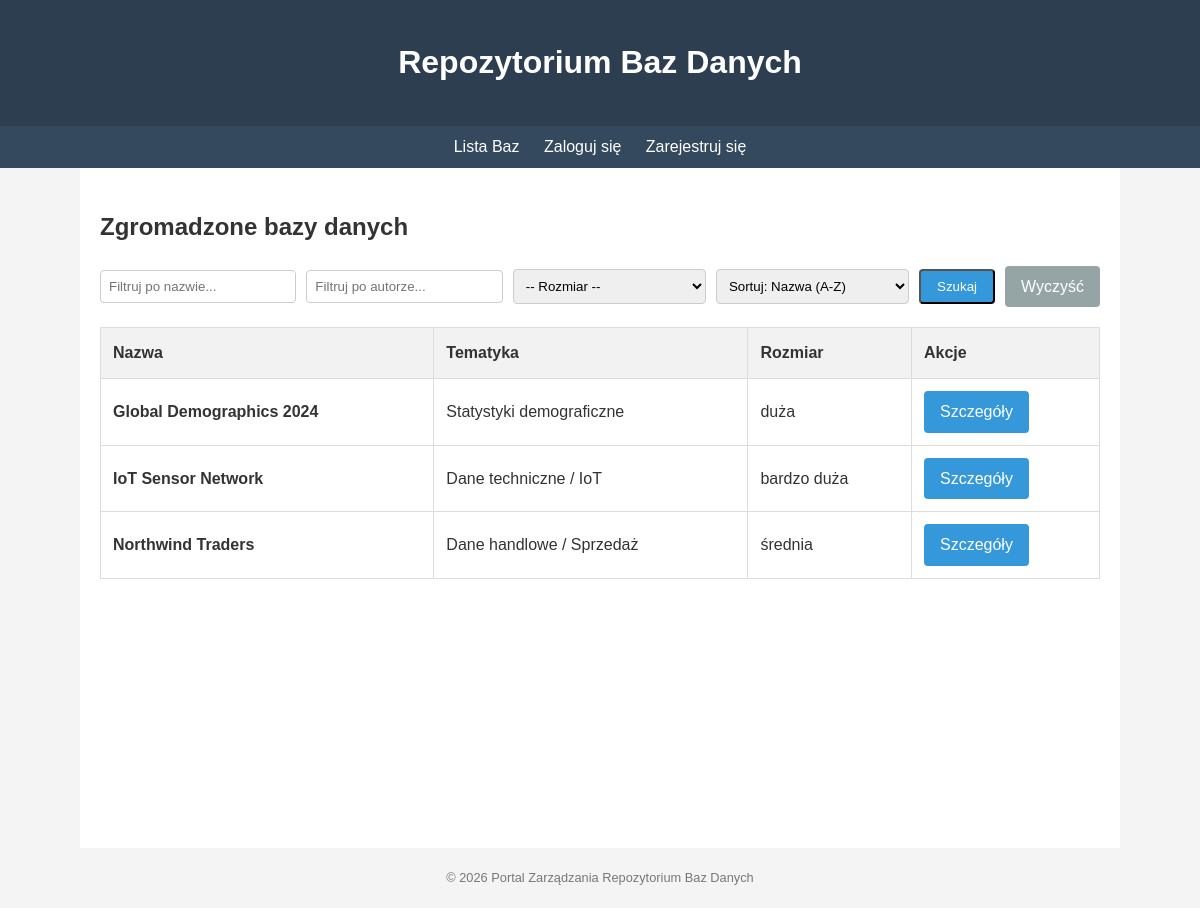
The app's page /repository/, older data.
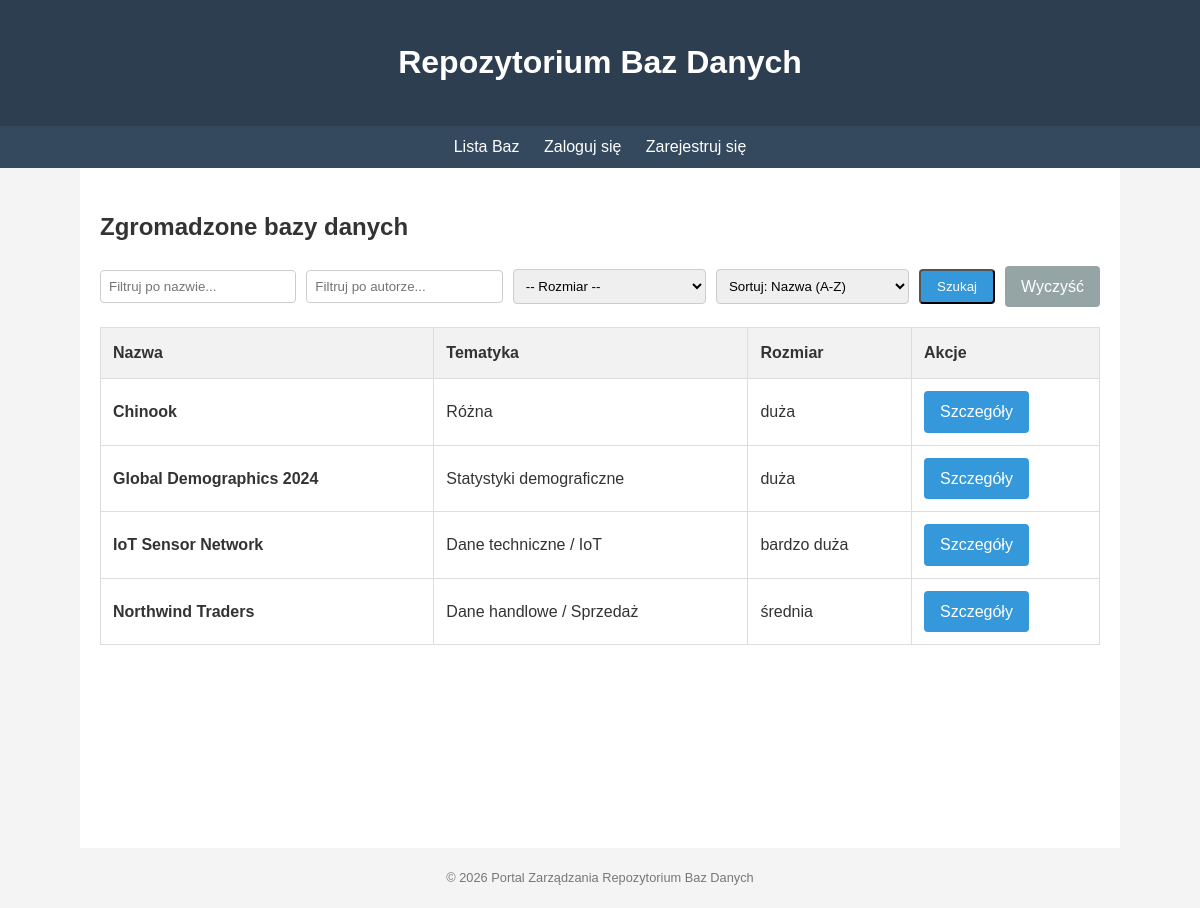
The same page, newer data.
### repository/models.py (models this page shows, shortened)
class DatabaseSample(models.Model):
    SIZE_CHOICES = [
        ('small', 'mała'),
        ('medium', 'średnia'),
        ('large', 'duża'),
        ('very_large', 'bardzo duża'),
    ]
    name = models.CharField(max_length=255, verbose_name="Nazwa")
    author = models.CharField(max_length=255, verbose_name="Autorzy")
    topic = models.CharField(max_length=255, verbose_name="Tematyka")
    size_class = models.CharField(max_length=20, choices=SIZE_CHOICES, verbose_name="Klasa wielkości")
    download_link = models.URLField(verbose_name="Link do danych")
    description = models.TextField(max_length=2000, verbose_name="Opis")
    owner = models.ForeignKey(User, on_delete=models.CASCADE, null=True, blank=True, verbose_name="Właściciel")
    complexity = models.PositiveIntegerField(verbose_name="Skomplikowanie (liczba tabel)", null=True, blank=True)
    schema_image = models.ImageField(upload_to='schemas/', null=True, blank=True, verbose_name="Schemat (obraz)")
    ddl_file = models.FileField(upload_to='ddl/', null=True, blank=True, verbose_name="Skrypt DDL")
    created_at = models.DateTimeField(auto_now_add=True)
    updated_at = models.DateTimeField(auto_now=True)
    class Meta:
        verbose_name = "Próbka Bazy Danych"
        verbose_name_plural = "Próbki Baz Danych"
        ordering = ['name']

### repository/views.py (the view, shortened to what this page needs)
# urls.py: path('', views.DatabaseListView.as_view(), name='list'),
class DatabaseListView(ListView):
    model = DatabaseSample
    template_name = 'repository/list.html'
    context_object_name = 'databases'
    def get_queryset(self):
        queryset = super().get_queryset()
        query = self.request.GET.get('q')
        author = self.request.GET.get('author')
        size_class = self.request.GET.get('size_class')
        sort = self.request.GET.get('sort', 'name')
        if author:
            queryset = queryset.filter(author__icontains=author)
        if size_class:
            queryset = queryset.filter(size_class=size_class)
        if sort in ['name', '-name']:
            queryset = queryset.order_by(sort)
        return queryset
    def get_context_data(self, **kwargs):
        context = super().get_context_data(**kwargs)
        context['size_choices'] = DatabaseSample.SIZE_CHOICES
        return context

### templates/repository/list.html (shortened to what this page needs)
{% extends "base.html" %}
{% block content %}
    <h2>Zgromadzone bazy danych</h2>
    <form method="get" class="filter-form">
        <input type="text" name="q" placeholder="Filtruj po nazwie..." value="{{ request.GET.q|default_if_none:'' }}">
        <input type="text" name="author" placeholder="Filtruj po autorze..." value="{{ request.GET.author|default_if_none:'' }}">
        <select name="size_class">
            <option value="">-- Rozmiar --</option>
        </select>
        <select name="sort">
            <option value="name" {% if request.GET.sort == 'name' %}selected{% endif %}>Sortuj: Nazwa (A-Z)</option>
        </select>
        <button type="submit" class="btn">Szukaj</button>
        <a href="{% url 'repository:list' %}" class="btn btn-secondary">Wyczyść</a>
    </form>
    <table>
        <thead>
            <tr>
                <th>Nazwa</th>
                <th>Tematyka</th>
                <th>Rozmiar</th>
                <th>Akcje</th>
            </tr>
        </thead>
        <tbody>
            {% for db in databases %}
                <tr>
                    <td><strong>{{ db.name }}</strong></td>
                    <td>{{ db.topic }}</td>
                    <td>{{ db.get_size_class_display }}</td>
                    <td>
                        <a href="{% url 'repository:detail' db.pk %}" class="btn">Szczegóły</a>
                    </td>
                </tr>
            {% empty %}
                <tr>
                    <td colspan="4">Brak baz danych w repozytorium.</td>
                </tr>
            {% endfor %}
        </tbody>
    </table>
{% endblock %}

### templates/base.html (shortened to what this page needs)
<!DOCTYPE html>
<html lang="pl">
<head>
</head>
<body>
    <header>
        <h1>Repozytorium Baz Danych</h1>
    </header>
    <nav>
        <a href="{% url 'repository:list' %}">Lista Baz</a>
        {% if user.is_authenticated %}
            <a href="{% url 'repository:create' %}">Dodaj Nową</a>
            <span style="margin-left: 20px;">Witaj, {{ user.username }}!</span>
            <form action="{% url 'logout' %}" method="post" style="display:inline;">
                {% csrf_token %}
                <button type="submit" style="background:none; border:none; color:white; cursor:pointer; text-decoration:underline;">Wyloguj</button>
            </form>
        {% else %}
            <a href="{% url 'login' %}">Zaloguj się</a>
            <a href="{% url 'register' %}">Zarejestruj się</a>
        {% endif %}
    </nav>
    <main>
        {% block content %}{% endblock %}
    </main>
    <footer>
        &copy; 2026 Portal Zarządzania Repozytorium Baz Danych
    </footer>
</body>
</html>

### templates/base.html (style rules this page uses)
body { font-family: sans-serif; line-height: 1.6; margin: 0; padding: 0; background: #f4f4f4; color: #333; }
header { background: #2c3e50; color: #fff; padding: 1rem 0; text-align: center; }
nav { background: #34495e; color: #fff; padding: 0.5rem; text-align: center; }
nav a { color: #fff; margin: 0 10px; text-decoration: none; }
main { padding: 20px; max-width: 1000px; margin: auto; background: #fff; min-height: 80vh; }
footer { text-align: center; padding: 20px; font-size: 0.8rem; color: #777; }
.btn { display: inline-block; padding: 8px 16px; background: #3498db; color: #fff; text-decoration: none; border-radius: 4px; }
.btn-secondary { background: #95a5a6; }
table { width: 100%; border-collapse: collapse; margin: 20px 0; }
table th, table td { border: 1px solid #ddd; padding: 12px; text-align: left; }
table th { background: #f2f2f2; }
.filter-form { margin-bottom: 20px; display: flex; gap: 10px; align-items: center; }
input[type="text"], select, textarea { padding: 8px; border: 1px solid #ccc; border-radius: 4px; width: 100%; }

Row changes from the older to the newer data that the page shows:
added DatabaseSample: name "Chinook", topic "Różna", size_class "duża"
